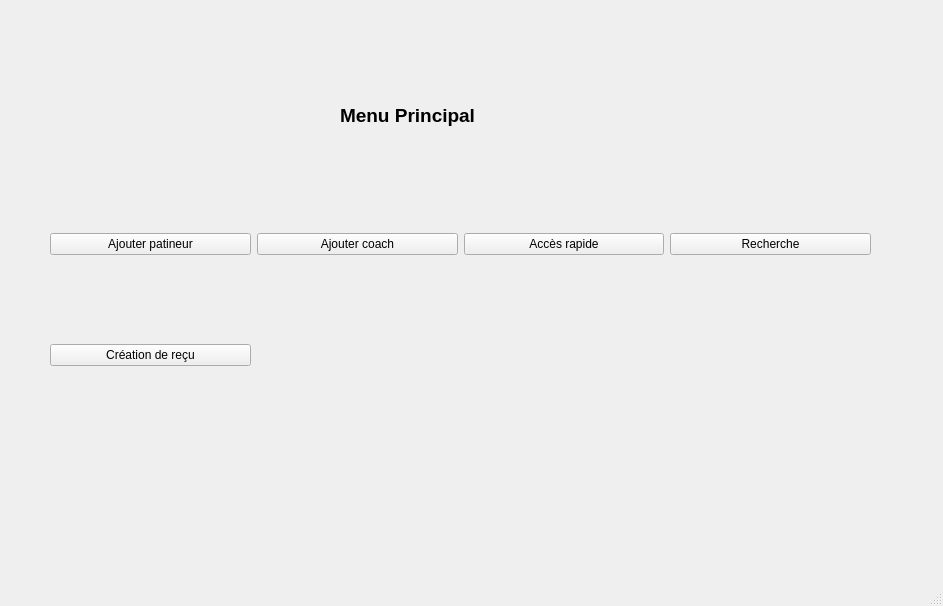
<?xml version="1.0" encoding="UTF-8"?>
<ui version="4.0">
 <class>connexionmainmenu</class>
 <widget class="QMainWindow" name="connexionmainmenu">
  <property name="geometry">
   <rect>
    <x>0</x>
    <y>0</y>
    <width>943</width>
    <height>606</height>
   </rect>
  </property>
  <property name="windowTitle">
   <string>MainWindow</string>
  </property>
  <widget class="QWidget" name="centralwidget">
   <widget class="QStackedWidget" name="MainMenustackedWidget">
    <property name="geometry">
     <rect>
      <x>-10</x>
      <y>0</y>
      <width>931</width>
      <height>511</height>
     </rect>
    </property>
    <property name="currentIndex">
     <number>1</number>
    </property>
    <widget class="QWidget" name="page">
     <widget class="QWidget" name="formLayoutWidget_7">
      <property name="geometry">
       <rect>
        <x>180</x>
        <y>170</y>
        <width>381</width>
        <height>71</height>
       </rect>
      </property>
      <layout class="QFormLayout" name="formLayout_7">
       <item row="0" column="0">
        <widget class="QLabel" name="label_44">
         <property name="text">
          <string>Nom d'utilisateur</string>
         </property>
        </widget>
       </item>
       <item row="0" column="1">
        <widget class="QLineEdit" name="lineEdit_28"/>
       </item>
       <item row="1" column="0">
        <widget class="QLabel" name="label_45">
         <property name="text">
          <string>Mot de passe</string>
         </property>
        </widget>
       </item>
       <item row="1" column="1">
        <widget class="QLineEdit" name="lineEdit_29"/>
       </item>
      </layout>
     </widget>
     <widget class="QPushButton" name="connexionpushButton">
      <property name="geometry">
       <rect>
        <x>320</x>
        <y>250</y>
        <width>75</width>
        <height>23</height>
       </rect>
      </property>
      <property name="text">
       <string>Connexion</string>
      </property>
     </widget>
    </widget>
    <widget class="QWidget" name="page_2">
     <widget class="QWidget" name="MenuP" native="true">
      <property name="geometry">
       <rect>
        <x>-40</x>
        <y>70</y>
        <width>941</width>
        <height>481</height>
       </rect>
      </property>
      <widget class="QLabel" name="label_22">
       <property name="geometry">
        <rect>
         <x>390</x>
         <y>20</y>
         <width>151</width>
         <height>51</height>
        </rect>
       </property>
       <property name="font">
        <font>
         <pointsize>14</pointsize>
         <weight>75</weight>
         <bold>true</bold>
        </font>
       </property>
       <property name="text">
        <string>Menu Principal</string>
       </property>
      </widget>
      <widget class="QWidget" name="gridLayoutWidget">
       <property name="geometry">
        <rect>
         <x>100</x>
         <y>80</y>
         <width>821</width>
         <height>301</height>
        </rect>
       </property>
       <layout class="QGridLayout" name="Menugrid">
        <item row="0" column="0">
         <widget class="QPushButton" name="ajouterPatpushButton">
          <property name="text">
           <string>Ajouter patineur</string>
          </property>
         </widget>
        </item>
        <item row="0" column="1">
         <widget class="QPushButton" name="ajouterCoachpushButton">
          <property name="text">
           <string>Ajouter coach</string>
          </property>
         </widget>
        </item>
        <item row="0" column="2">
         <widget class="QPushButton" name="accesRapidepushButton">
          <property name="text">
           <string>Accès rapide</string>
          </property>
         </widget>
        </item>
        <item row="0" column="3">
         <widget class="QPushButton" name="recherchepushButton">
          <property name="text">
           <string>Recherche</string>
          </property>
         </widget>
        </item>
        <item row="1" column="0">
         <widget class="QPushButton" name="creationRecuspushButton">
          <property name="text">
           <string>Création de reçu</string>
          </property>
         </widget>
        </item>
       </layout>
      </widget>
     </widget>
    </widget>
   </widget>
  </widget>
  <widget class="QMenuBar" name="menubar">
   <property name="geometry">
    <rect>
     <x>0</x>
     <y>0</y>
     <width>943</width>
     <height>21</height>
    </rect>
   </property>
  </widget>
  <widget class="QStatusBar" name="statusbar"/>
 </widget>
 <resources/>
 <connections/>
</ui>
